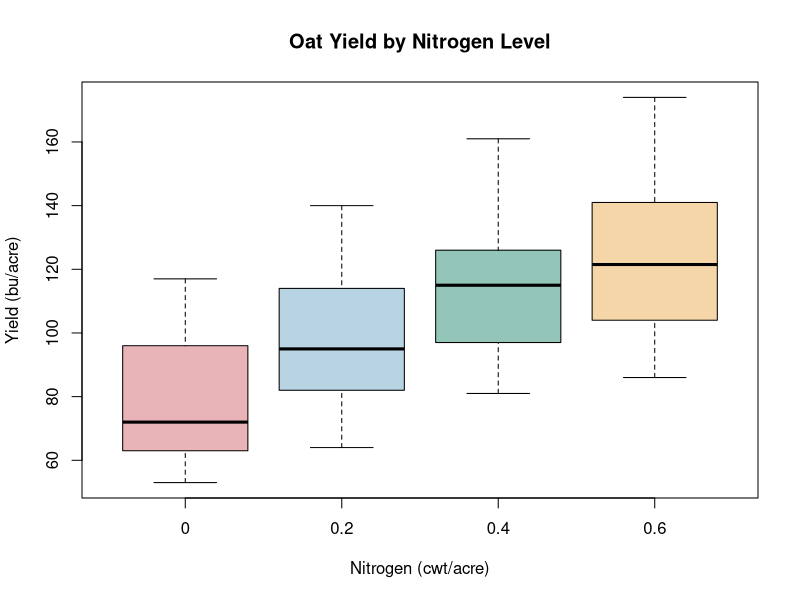
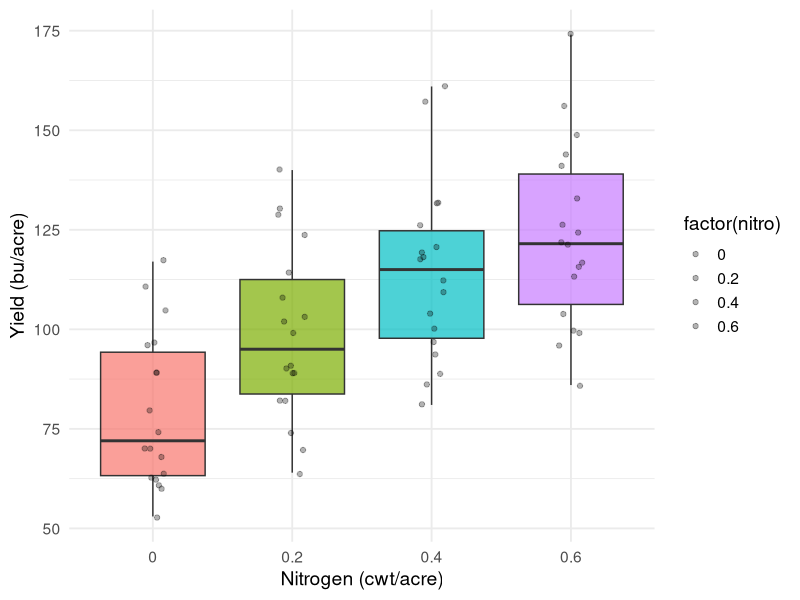
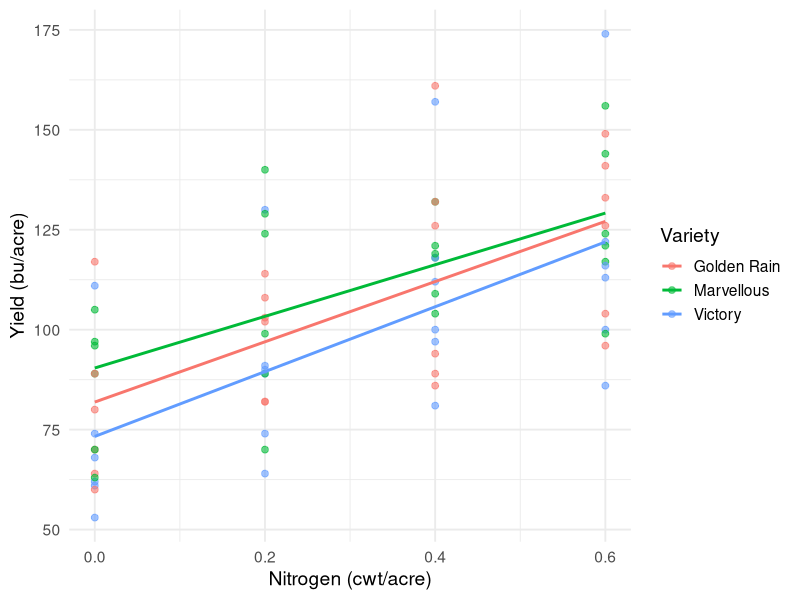

The R source for these figures, in order:
## ---- chunk 1
#| label: load-data

data("Oats", package = "nlme")
Oats <- as.data.frame(Oats)
str(Oats)
head(Oats)
## ---- chunk 2
#| label: fig-yield-base
#| fig-cap: "Oat yield by nitrogen application rate (base R)"
#| fig-width: 8
#| fig-height: 5
#| eval: true

boxplot(yield ~ nitro, data = Oats,
        xlab = "Nitrogen (cwt/acre)", ylab = "Yield (bu/acre)",
        main = "Oat Yield by Nitrogen Level",
        col = c("#E8B4B8", "#B8D4E3", "#93C5B8", "#F5D6A8"))
## ---- chunk 3
#| label: fig-yield
#| fig-cap: "Oat yield by nitrogen application rate"
#| fig-width: 8
#| fig-height: 5

ggplot2::ggplot(Oats, ggplot2::aes(x = factor(nitro), y = yield,
                                    fill = factor(nitro))) +
  ggplot2::geom_boxplot(alpha = 0.7, show.legend = FALSE) +
  ggplot2::geom_jitter(width = 0.1, alpha = 0.3) +
  ggplot2::labs(x = "Nitrogen (cwt/acre)", y = "Yield (bu/acre)") +
  ggplot2::theme_minimal(base_size = 14)
## ---- chunk 4
#| label: fig-scatter
#| fig-cap: "Nitrogen response by oat variety"
#| fig-width: 9
#| fig-height: 5

ggplot2::ggplot(Oats, ggplot2::aes(x = nitro, y = yield, color = Variety)) +
  ggplot2::geom_point(size = 2, alpha = 0.6) +
  ggplot2::geom_smooth(method = "lm", se = F) +
  ggplot2::labs(x = "Nitrogen (cwt/acre)", y = "Yield (bu/acre)") +
  ggplot2::theme_minimal(base_size = 14)
## ---- chunk 5
#| label: fit-model

model <- lm(yield ~ nitro + Variety, data = Oats)
summary(model)
## ---- chunk 6
#| label: tbl-model
#| tbl-cap: "Linear model coefficients"

summary(model)$coefficients |>
  knitr::kable(digits = 3)
